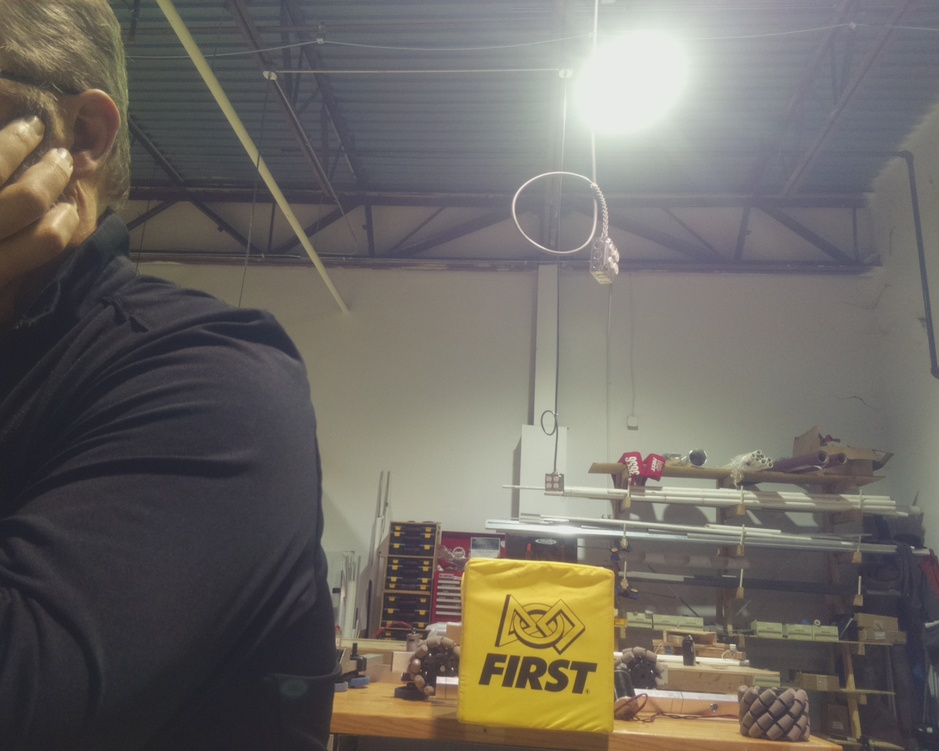
#> input picture testgrip/20180119/image-0.jpg, 939 x 751 px, shrunk from 1280 x 1024 before the run
$ python -i geargrip2.py   (imports and definitions only)   (older library calls are emulated)
#> lines starting #> are read from the running program, lines starting #| are printed output that depends on the picture; after the words box and inside, x2 and y2 are one past the last pixel; in counts of white or black regions, pixels touching at a corner belong together
import cv2
import numpy
import math
from enum import Enum

class GripPipeline:
    """
    An OpenCV pipeline generated by GRIP.
    """

    def __init__(self):
        """initializes all values to presets or None if need to be set
        """

        self.__hsv_threshold_hue = [25.899280575539567, 75.45454545454547]
        self.__hsv_threshold_saturation = [0.0, 103.00465108022225]
        self.__hsv_threshold_value = [52.0431959517132, 255.0]

        self.hsv_threshold_output = None

        self.__cv_dilate_src = self.hsv_threshold_output
        self.__cv_dilate_kernel = None
        self.__cv_dilate_anchor = (-1, -1)
        self.__cv_dilate_iterations = 2.0
        self.__cv_dilate_bordertype = cv2.BORDER_CONSTANT
        self.__cv_dilate_bordervalue = (-1)

        self.cv_dilate_output = None

        self.__find_blobs_input = self.cv_dilate_output
        self.__find_blobs_min_area = 240.0
        self.__find_blobs_circularity = [0.0, 1.0]
        self.__find_blobs_dark_blobs = False

        self.find_blobs_output = None

        self.__find_contours_input = self.cv_dilate_output
        self.__find_contours_external_only = False

        self.find_contours_output = None

        self.__filter_contours_contours = self.find_contours_output
        self.__filter_contours_min_area = 1000.0
        self.__filter_contours_min_perimeter = 0.0
        self.__filter_contours_min_width = 0.0
        self.__filter_contours_max_width = 1000.0
        self.__filter_contours_min_height = 0.0
        self.__filter_contours_max_height = 1000.0
        self.__filter_contours_solidity = [0.0, 100.0]
        self.__filter_contours_max_vertices = 1000000.0
        self.__filter_contours_min_vertices = 0.0
        self.__filter_contours_min_ratio = 0.0
        self.__filter_contours_max_ratio = 1000.0

        self.filter_contours_output = None


    def process(self, source0):
        """
        Runs the pipeline and sets all outputs to new values.
        """
        # Step HSV_Threshold0:
        self.__hsv_threshold_input = source0
        (self.hsv_threshold_output) = self.__hsv_threshold(self.__hsv_threshold_input, self.__hsv_threshold_hue, self.__hsv_threshold_saturation, self.__hsv_threshold_value)

        # Step CV_dilate0:
        self.__cv_dilate_src = self.hsv_threshold_output
        (self.cv_dilate_output) = self.__cv_dilate(self.__cv_dilate_src, self.__cv_dilate_kernel, self.__cv_dilate_anchor, self.__cv_dilate_iterations, self.__cv_dilate_bordertype, self.__cv_dilate_bordervalue)

        # Step Find_Blobs0:
        self.__find_blobs_input = self.cv_dilate_output
        (self.find_blobs_output) = self.__find_blobs(self.__find_blobs_input, self.__find_blobs_min_area, self.__find_blobs_circularity, self.__find_blobs_dark_blobs)

        # Step Find_Contours0:
        self.__find_contours_input = self.cv_dilate_output
        (self.find_contours_output) = self.__find_contours(self.__find_contours_input, self.__find_contours_external_only)

        # Step Filter_Contours0:
        self.__filter_contours_contours = self.find_contours_output
        (self.filter_contours_output) = self.__filter_contours(self.__filter_contours_contours, self.__filter_contours_min_area, self.__filter_contours_min_perimeter, self.__filter_contours_min_width, self.__filter_contours_max_width, self.__filter_contours_min_height, self.__filter_contours_max_height, self.__filter_contours_solidity, self.__filter_contours_max_vertices, self.__filter_contours_min_vertices, self.__filter_contours_min_ratio, self.__filter_contours_max_ratio)


    @staticmethod
    def __hsv_threshold(input, hue, sat, val):
        """Segment an image based on hue, saturation, and value ranges.
        Args:
            input: A BGR numpy.ndarray.
            hue: A list of two numbers the are the min and max hue.
            sat: A list of two numbers the are the min and max saturation.
            lum: A list of two numbers the are the min and max value.
        Returns:
            A black and white numpy.ndarray.
        """
        out = cv2.cvtColor(input, cv2.COLOR_BGR2HSV)
        return cv2.inRange(out, (hue[0], sat[0], val[0]),  (hue[1], sat[1], val[1]))

    @staticmethod
    def __cv_dilate(src, kernel, anchor, iterations, border_type, border_value):
        """Expands area of higher value in an image.
        Args:
           src: A numpy.ndarray.
           kernel: The kernel for dilation. A numpy.ndarray.
           iterations: the number of times to dilate.
           border_type: Opencv enum that represents a border type.
           border_value: value to be used for a constant border.
        Returns:
            A numpy.ndarray after dilation.
        """
        return cv2.dilate(src, kernel, anchor, iterations = (int) (iterations +0.5),
                            borderType = border_type, borderValue = border_value)

    @staticmethod
    def __find_blobs(input, min_area, circularity, dark_blobs):
        """Detects groups of pixels in an image.
        Args:
            input: A numpy.ndarray.
            min_area: The minimum blob size to be found.
            circularity: The min and max circularity as a list of two numbers.
            dark_blobs: A boolean. If true looks for black. Otherwise it looks for white.
        Returns:
            A list of KeyPoint.
        """
        params = cv2.SimpleBlobDetector_Params()
        params.filterByColor = 1
        params.blobColor = (0 if dark_blobs else 255)
        params.minThreshold = 10
        params.maxThreshold = 220
        params.filterByArea = True
        params.minArea = min_area
        params.filterByCircularity = True
        params.minCircularity = circularity[0]
        params.maxCircularity = circularity[1]
        params.filterByConvexity = False
        params.filterByInertia = False
        detector = cv2.SimpleBlobDetector_create(params)
        return detector.detect(input)

    # [61 lines left out: functions __find_contours, __filter_contours, not called in this run]

>>> import cv2
>>> picture = cv2.imread('../../testgrip/20180119/image-0.jpg')
#> picture is the input picture: shape (751, 939, 3); mean B, G, R 99.6, 105.5, 109.8
>>> result = GripPipeline().process(picture)
#> in __hsv_threshold, `out = cv2.cvtColor(input, cv2.COLOR_BGR2HSV)`: out: shape (751, 939, 3); mean H, S, V 75.7, 37.9, 113.6
#> in __hsv_threshold, `return cv2.inRange(out, (hue[0], sat[0], val[0]),  (hue[1], sat[1], va..`:
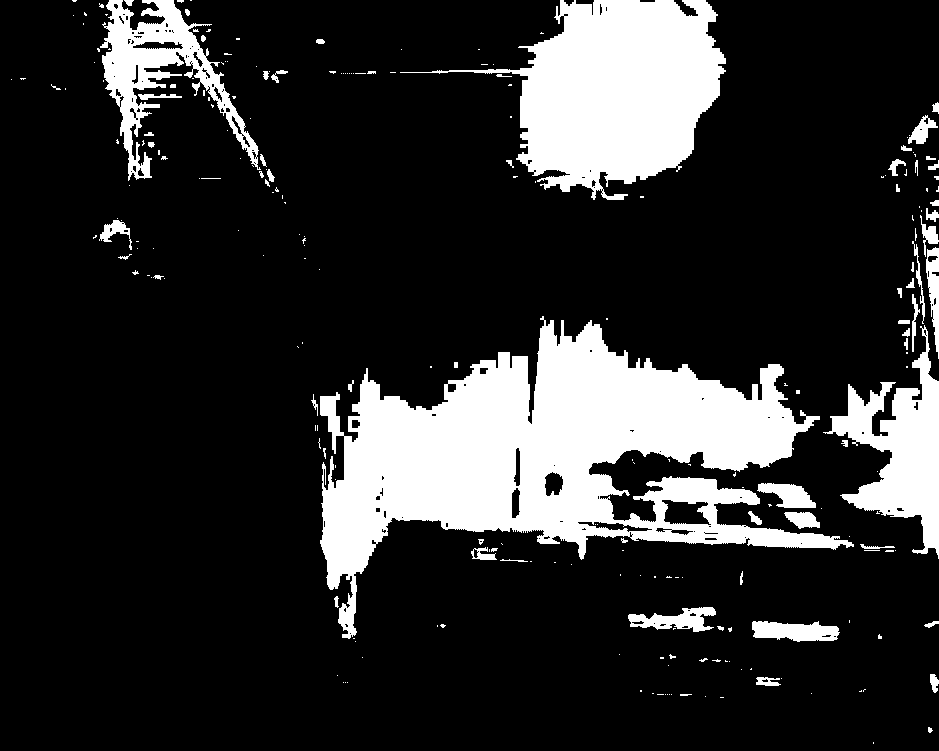
#> returned value: shape (751, 939); 18.2% white; 244 white regions (175 under 20 px), largest, box (x1, y1, x2, y2) and area: (320, 316, 854, 639) 68629, (400, 0, 726, 200) 31290, (823, 325, 939, 559) 10595
#> (the run stopped early here; a loop or call above may not have finished)

$ run again, on testgrip/20180119/image-2.jpg
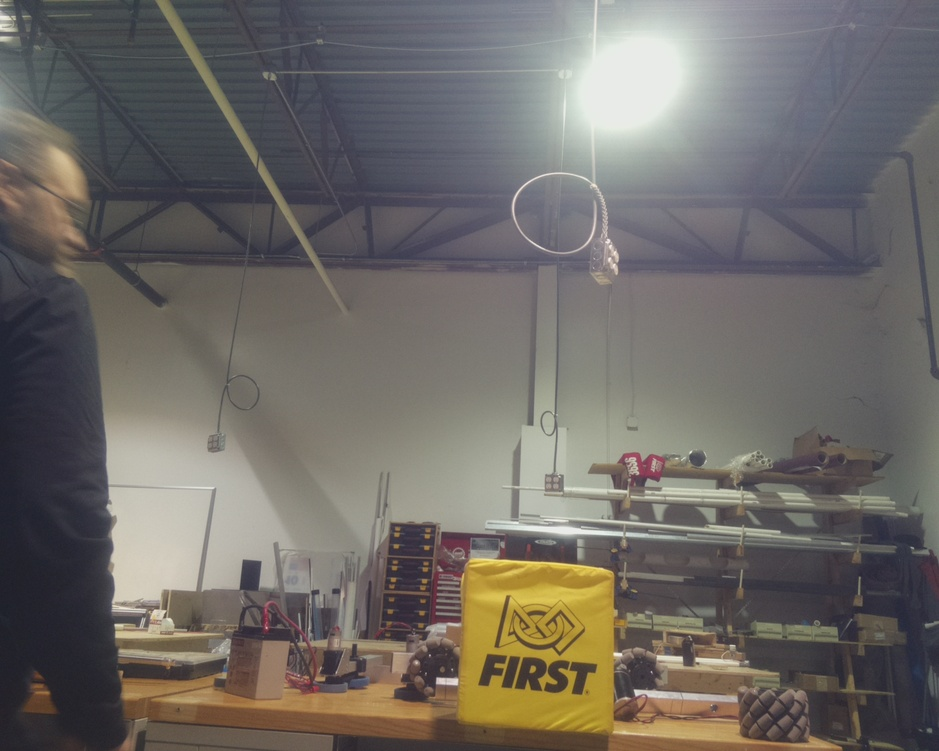
#> input picture testgrip/20180119/image-2.jpg, 939 x 751 px, shrunk from 1280 x 1024 before the run
#> picture is the input picture: shape (751, 939, 3); mean B, G, R 102.3, 106.7, 111
#> out: shape (751, 939, 3); mean H, S, V 71.2, 38.9, 115.5
#> in __hsv_threshold, `return cv2.inRange(out, (hue[0], sat[0], val[0]),  (hue[1], sat[1], va..`:
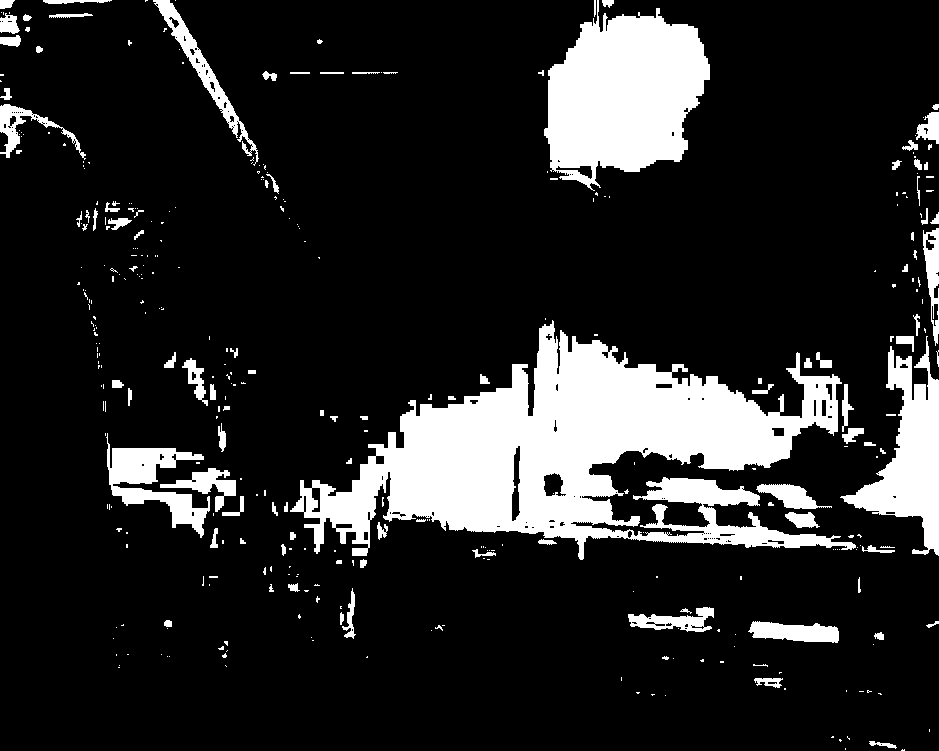
#> returned value: shape (751, 939); 15.5% white; 370 white regions (262 under 20 px), largest, box (x1, y1, x2, y2) and area: (290, 320, 856, 560) 58491, (544, 0, 710, 191) 20790, (840, 336, 939, 556) 8416

$ run again, on testgrip/20180119/image-3.jpg
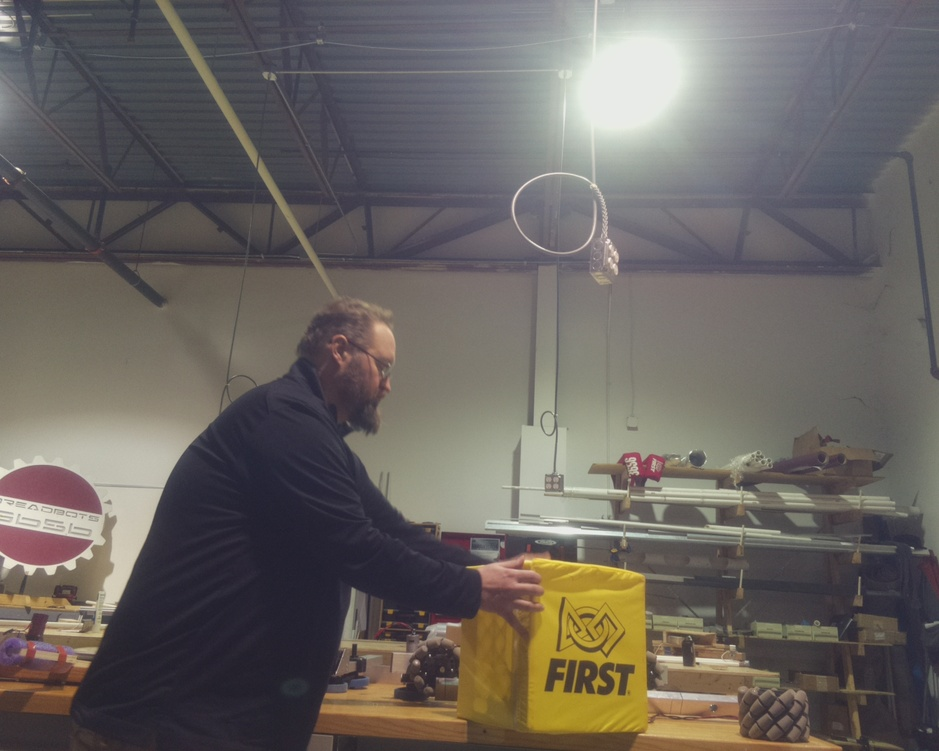
#> input picture testgrip/20180119/image-3.jpg, 939 x 751 px, shrunk from 1280 x 1024 before the run
#> picture is the input picture: shape (751, 939, 3); mean B, G, R 96.9, 100.8, 106.2
#> out: shape (751, 939, 3); mean H, S, V 75.7, 42.5, 110.5
#> in __hsv_threshold, `return cv2.inRange(out, (hue[0], sat[0], val[0]),  (hue[1], sat[1], va..`:
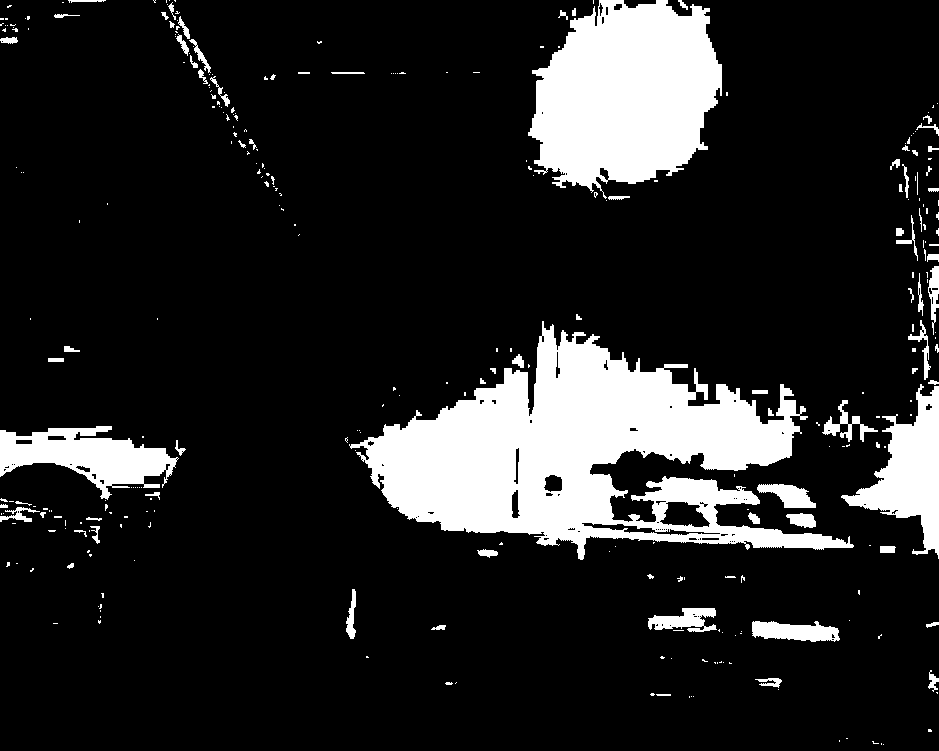
#> returned value: shape (751, 939); 14.9% white; 312 white regions (230 under 20 px), largest, box (x1, y1, x2, y2) and area: (349, 321, 854, 560) 54004, (528, 0, 722, 199) 27467, (841, 384, 939, 559) 7010
